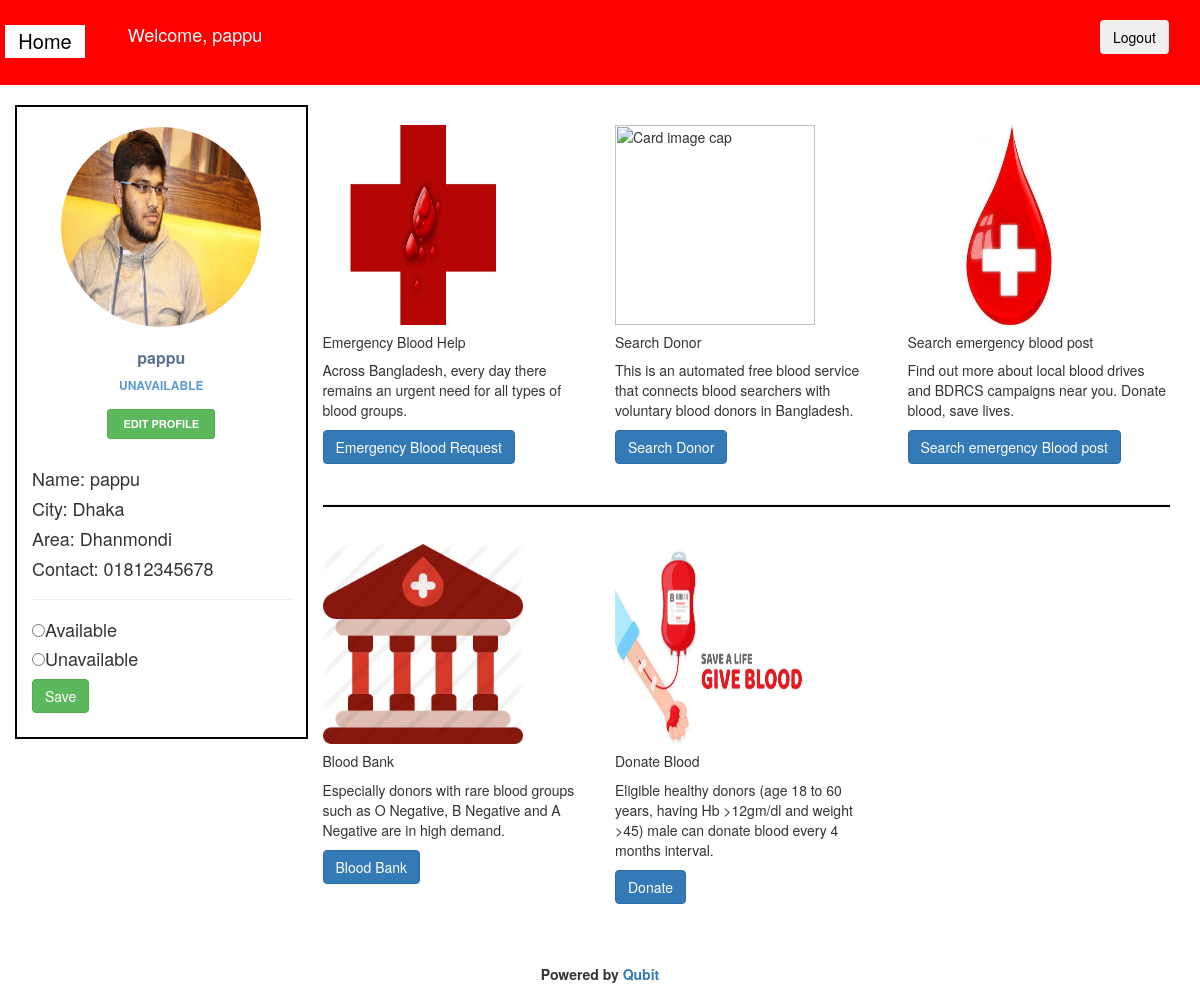
Page /html/profile.php (signed in) on the committed database.
### tables this page shows
CREATE TABLE `donor` (
  `username` varchar(200) NOT NULL,
  `name` varchar(200) NOT NULL,
  `email` varchar(200) NOT NULL,
  `phone` varchar(200) NOT NULL,
  `district` varchar(200) NOT NULL,
  `area` varchar(200) NOT NULL,
  `bloodgroup` varchar(200) NOT NULL,
  `password` varchar(200) NOT NULL,
  `image` varchar(100) NOT NULL,
  `status` varchar(100) NOT NULL
);

### html/session.php (called while the page is built, shortened)
<?php
    include ("conn.php");
    $userprofile = $_SESSION['username'];
    $q = "SELECT * FROM donor WHERE username='$userprofile'";
    $data = mysqli_query($conn,$q);
    $result = mysqli_fetch_assoc($data);
?>

### html/profile.php (the view, shortened to what this page needs)
<?php
    include 'session.php';
?>
<html lang="en">
<head>
    <link rel="stylesheet" type="text/css" href="../css/profile.css">
    <link href="//maxcdn.bootstrapcdn.com/bootstrap/3.3.0/css/bootstrap.min.css" rel="stylesheet" id="bootstrap-css">
</head>
<body>
    <div style="height: 85px;width:100% ; background-color:red;">
       <div style="width:50%; float:left; ">
           <div style="width:15%;height:100%;float:left; overflow:hidden;padding:5px;"><p style="font-size:20px;margin-top:20px;border:2px white solid;text-align:center;background:white;"><a href="../index.php" class="w3-bar-item w3-button w3-padding-large w3-white" style="color:black;">Home</a></p></div>
            <div style="width:35%; float:left;overflow:hidden;"><h4 style="color:white; text-align:center; margin-top:20px;padding:5px;"><?php echo "Welcome, ".$result['name'] ?></h4></div>
       </div>
       <div style="width:50%; float:right;">
           <button type="button" style="margin-left: 500px;margin-top:20px;overflow:hidden;" class="btn btn-light"><a href="logout.php" style="color:black;text-decoration:none;">Logout</a></button>
       </div>
    </div>
    <div class="container">
        <div class="row profile" >
            <div class="col-md-3" style="border: 2px black solid;">
                <div class="profile-sidebar">
                    <?php
                $image = $result['image'];
                $image_src = "images/".$image;
                ?>
                    <div class="profile-userpic">
                        <img src='<?php echo $image_src; ?>' class="img-responsive" alt="" style="height:200px;width:200px;">
                    </div>
                    <div class="profile-usertitle">
                        <div class="profile-usertitle-name">
                        <?php
                        echo $result['name']
                        ?>
                        </div>
                        <div class="profile-usertitle-job">
                            <?php
                        echo $result['status']
                        ?>
                        </div>
                    </div>
                    <div class="profile-userbuttons">
                        <button type="button" class="btn btn-success btn-sm"><a href="editprofile.php?username=<?php echo $result['username']; ?>" style="color:white;">Edit Profile</a></button>
                    </div>
                    <div class="profile-usermenu">
                        <h4><?php echo "Name: ".$result['name'] ; ?></h4>
                        <h4><?php echo "City: ".$result['district'] ; ?></h4>
                        <h4><?php echo "Area: ".$result['area'] ; ?></h4>
                        <h4><?php echo "Contact: ".$result['phone'] ; ?></h4>
                    </div>
                    <hr>
                    <form method="post">
                       <tr>
                        <td>
                            <h4><input type="radio" name="status" value="Available" />Available</h4>
                        </td>
                        </tr>
                        <tr>
                        <td>
                            <h4><input type="radio" name="status" value="Unavailable" />Unavailable</h4>
                        </td>
                        </tr>
                        <tr>
                            <td><input type="submit" name="submit" value="Save" class="btn btn-success" /></td>
                        </tr>
                    </form>
                </div>
            </div>
            <div class="col-md-3" >
               <br>
                <img class="card-img-top" src="../img/emer1.png" alt="Card image cap" width="200px" height="200px">
                <div class="card-body">
                    <h5 class="card-title">Emergency Blood Help</h5>
                    <p class="card-text">Across Bangladesh, every day there remains an urgent need for all types of blood groups.</p>
                    <a href="emergency.php" class="btn btn-primary">Emergency Blood Request</a>
                </div>
                <br>
            </div>
            <div class="col-md-3">
               <br>
                <img class="card-img-top" src="../img/donor.png" alt="Card image cap" width="200px" height="200px">
                <div class="card-body">
                    <h5 class="card-title">Search Donor</h5>
                    <p class="card-text">This is an automated free blood service that connects blood searchers with voluntary blood donors in Bangladesh.</p>
                    <a href="search.php" class="btn btn-primary">Search Donor</a>
                </div>
                <br>
            </div>
            <div class="col-md-3">
               <br>
                <img class="card-img-top" src="../img/search3.png" alt="Card image cap" width="200px" height="200px">
                <div class="card-body">
                    <h5 class="card-title">Search emergency blood post</h5>
                    <p class="card-text">Find out more about local blood drives and BDRCS campaigns near you. Donate blood, save lives.</p>
                    <a href="display.php" class="btn btn-primary">Search emergency Blood post</a>
                </div>
                <br>
            </div>
           <div class="col-md-9">
                <div class="card-body" style="height:40px;">
                    <hr style="height:2px;background:black;">
                </div>
            </div>
            <div class="col-md-3">
                <img class="card-img-top" src="../img/bloodbank.png" alt="Card image cap" width="200px" height="200px">
                <div class="card-body">
                    <h5 class="card-title">Blood Bank</h5>
                    <p class="card-text">Especially donors with rare blood groups such as O Negative, B Negative and A Negative are in high demand.</p>
                    <a href="bloodbanksearch.php" class="btn btn-primary">Blood Bank</a>
                </div>
            </div>
            <div class="col-md-3">
                <img class="card-img-top" src="../img/blood4.png" alt="Card image cap" height="200px" width="200px">
                <div class="card-body">
                    <h5 class="card-title">Donate Blood</h5>
                    <p class="card-text">Eligible healthy donors (age 18 to 60 years, having Hb >12gm/dl and weight >45) male can donate blood every 4 months interval.</p>
                    <a href="donate.php" class="btn btn-primary">Donate</a>
                </div>
            </div>
        </div>
    </div>
    <br>
    <br>
    <center>
        <strong>Powered by <a href="help.php" target="_blank">Qubit</a></strong>
    </center>
    <br>
</body>
</html>

### css/profile.css (style rules this page uses)
body { background: #F1F3FA; }
.profile { margin: 20px 0; }
.profile-sidebar { padding: 20px 0 10px 0; background: #fff; }
.profile-userpic img { float: none; margin: 0 auto; width: 50%; height: 50%; -webkit-border-radius: 50% !important; -moz-border-radius: 50% !important; border-radius: 50% !important; }
.profile-usertitle { text-align: center; margin-top: 20px; }
.profile-usertitle-name { color: #5a7391; font-size: 16px; font-weight: 600; margin-bottom: 7px; }
.profile-usertitle-job { text-transform: uppercase; color: #5b9bd1; font-size: 12px; font-weight: 600; margin-bottom: 15px; }
.profile-userbuttons { text-align: center; margin-top: 10px; }
.profile-userbuttons .btn { text-transform: uppercase; font-size: 11px; font-weight: 600; padding: 6px 15px; margin-right: 5px; }
.profile-userbuttons .btn:last-child { margin-right: 0px; }
.profile-usermenu { margin-top: 30px; }

### rows in the picture
donor: name "pappu", image (picture), status "UNAVAILABLE", district "Dhaka", area "Dhanmondi", phone "01812345678"
